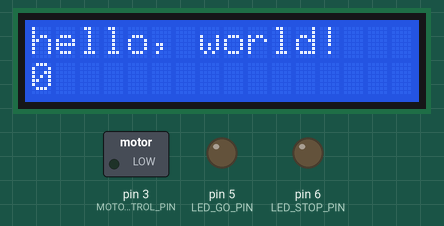
Recording of a sketch running on a simulated Arduino Uno, built with avr-gcc and run on an emulated ATmega328P. Parts: 16×2 character LCD, switched loads named in the sketch (green lamp = pin HIGH), output pins drawn as LEDs (lit = HIGH).

Above: at 0.1 s.
At 4.1 s:
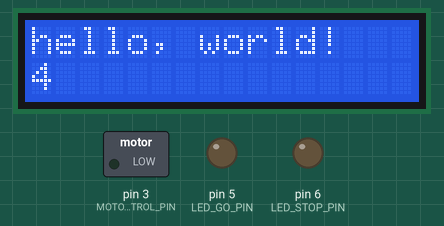
At 9.1 s:
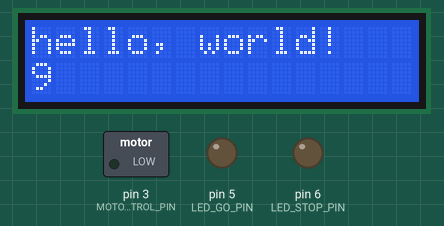
At 19.1 s:
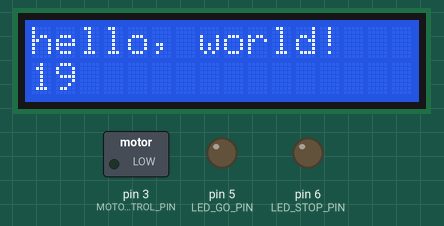
At 29.1 s:
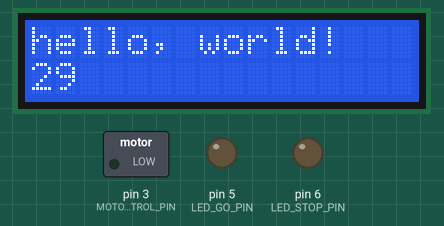
At 39.1 s:
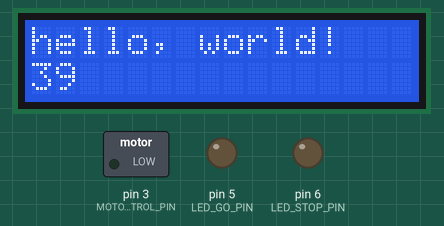

Measured:
- what the display in image 1 shows lasts 1.0 s, from 4.0 s to 5.0 s

The sketch:

fate_code.ino
```cpp
//
#include <LiquidCrystal.h>                                             defines
#define  LED_GO_PIN   5
#define  LED_STOP_PIN 6

#define MOTOR_CONTROL_PIN   3

#define IR_PIN  4

#define LCD_RS  13
#define LCD_RW  12
#define LCD_E   11
#define LCD_D4  10
#define LCD_D5  9
#define LCD_D6  8
#define LCD_D7  7

#define BTN_EMR


void led_init(uint8_t led_pin);
void led_on(uint8_t led_pin);
void led_off(uint8_t led_pin);
// include the library code:

LiquidCrystal lcd(LCD_RS, LCD_RW,LCD_E, LCD_D4, LCD_D5, LCD_D6, LCD_D7);

void setup() {
  // put your setup code here, to run once:
  led_init(LED_GO_PIN);
  led_init(LED_STOP_PIN);
  // LCD INIT
  pinMode(LCD_RS,OUTPUT);
  pinMode(LCD_RW,OUTPUT);
  pinMode(LCD_E,OUTPUT);
  pinMode(LCD_D4,OUTPUT);
  pinMode(LCD_D5,OUTPUT);
  pinMode(LCD_D6,OUTPUT);
  pinMode(LCD_D7,OUTPUT);

  // motor control PWM
  pinMode(MOTOR_CONTROL_PIN,OUTPUT);

  // IR INIT
  pinMode(IR_PIN,INPUT);
  // set up the LCD's number of columns and rows:
  lcd.begin(16, 2);
  // Print a message to the LCD.
  lcd.print("hello, world!");
}

void loop() {
  // put your main code here, to run repeatedly:
// set the cursor to column 0, line 1
  // (note: line 1 is the second row, since counting begins with 0):
  lcd.setCursor(0, 1);
  // print the number of seconds since reset:
  lcd.print(millis() / 1000);
}


// functions
void led_init(uint8_t led_pin){
  pinMode(led_pin, OUTPUT);
}
void led_on(uint8_t led_pin){
  digitalWrite(led_pin, HIGH);
}
void led_off(uint8_t led_pin){
  digitalWrite(led_pin, LOW);
}
```
